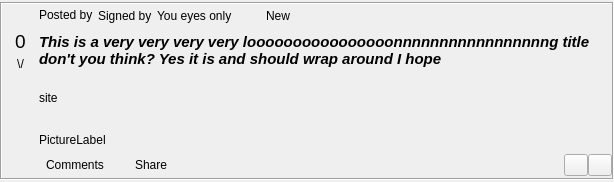
<?xml version="1.0" encoding="UTF-8"?>
<ui version="4.0">
 <class>PostedCardView</class>
 <widget class="QWidget" name="PostedCardView">
  <property name="geometry">
   <rect>
    <x>0</x>
    <y>0</y>
    <width>614</width>
    <height>182</height>
   </rect>
  </property>
  <property name="windowTitle">
   <string notr="true"/>
  </property>
  <property name="styleSheet">
   <string notr="true"/>
  </property>
  <layout class="QGridLayout" name="gridLayout_3">
   <property name="leftMargin">
    <number>0</number>
   </property>
   <property name="topMargin">
    <number>0</number>
   </property>
   <property name="rightMargin">
    <number>0</number>
   </property>
   <property name="bottomMargin">
    <number>0</number>
   </property>
   <property name="spacing">
    <number>0</number>
   </property>
   <item row="0" column="0">
    <widget class="QFrame" name="feedFrame">
     <property name="sizePolicy">
      <sizepolicy hsizetype="Expanding" vsizetype="Fixed">
       <horstretch>0</horstretch>
       <verstretch>0</verstretch>
      </sizepolicy>
     </property>
     <property name="autoFillBackground">
      <bool>false</bool>
     </property>
     <property name="frameShape">
      <enum>QFrame::Box</enum>
     </property>
     <property name="frameShadow">
      <enum>QFrame::Sunken</enum>
     </property>
     <layout class="QGridLayout" name="feedFrame_GL">
      <property name="leftMargin">
       <number>0</number>
      </property>
      <property name="topMargin">
       <number>0</number>
      </property>
      <property name="rightMargin">
       <number>0</number>
      </property>
      <property name="bottomMargin">
       <number>2</number>
      </property>
      <property name="horizontalSpacing">
       <number>0</number>
      </property>
      <property name="verticalSpacing">
       <number>6</number>
      </property>
      <item row="1" column="1">
       <widget class="QLabel" name="titleLabel">
        <property name="sizePolicy">
         <sizepolicy hsizetype="MinimumExpanding" vsizetype="Expanding">
          <horstretch>0</horstretch>
          <verstretch>0</verstretch>
         </sizepolicy>
        </property>
        <property name="font">
         <font>
          <pointsize>11</pointsize>
          <weight>75</weight>
          <italic>true</italic>
          <bold>true</bold>
         </font>
        </property>
        <property name="text">
         <string notr="true">This is a very very very very loooooooooooooooonnnnnnnnnnnnnnnnng title don't you think? Yes it is and should wrap around I hope</string>
        </property>
        <property name="alignment">
         <set>Qt::AlignLeading|Qt::AlignLeft|Qt::AlignTop</set>
        </property>
        <property name="wordWrap">
         <bool>true</bool>
        </property>
        <property name="openExternalLinks">
         <bool>true</bool>
        </property>
        <property name="textInteractionFlags">
         <set>Qt::LinksAccessibleByMouse|Qt::TextSelectableByMouse</set>
        </property>
       </widget>
      </item>
      <item row="2" column="1">
       <widget class="QLabel" name="siteLabel">
        <property name="sizePolicy">
         <sizepolicy hsizetype="Expanding" vsizetype="Preferred">
          <horstretch>0</horstretch>
          <verstretch>0</verstretch>
         </sizepolicy>
        </property>
        <property name="text">
         <string notr="true">site</string>
        </property>
        <property name="openExternalLinks">
         <bool>true</bool>
        </property>
       </widget>
      </item>
      <item row="0" column="1">
       <layout class="QHBoxLayout" name="horizontalLayout_2">
        <property name="spacing">
         <number>5</number>
        </property>
        <property name="leftMargin">
         <number>0</number>
        </property>
        <property name="rightMargin">
         <number>6</number>
        </property>
        <item>
         <widget class="QLabel" name="fromBoldLabel">
          <property name="sizePolicy">
           <sizepolicy hsizetype="Preferred" vsizetype="Fixed">
            <horstretch>0</horstretch>
            <verstretch>0</verstretch>
           </sizepolicy>
          </property>
          <property name="font">
           <font>
            <weight>50</weight>
            <bold>false</bold>
           </font>
          </property>
          <property name="text">
           <string>Posted by</string>
          </property>
         </widget>
        </item>
        <item>
         <widget class="GxsIdLabel" name="fromLabel">
          <property name="sizePolicy">
           <sizepolicy hsizetype="Minimum" vsizetype="Preferred">
            <horstretch>0</horstretch>
            <verstretch>0</verstretch>
           </sizepolicy>
          </property>
          <property name="text">
           <string notr="true">Signed by</string>
          </property>
          <property name="openExternalLinks">
           <bool>true</bool>
          </property>
         </widget>
        </item>
        <item>
         <widget class="QLabel" name="dateLabel">
          <property name="sizePolicy">
           <sizepolicy hsizetype="Minimum" vsizetype="Preferred">
            <horstretch>0</horstretch>
            <verstretch>0</verstretch>
           </sizepolicy>
          </property>
          <property name="text">
           <string notr="true">You eyes only</string>
          </property>
          <property name="openExternalLinks">
           <bool>true</bool>
          </property>
         </widget>
        </item>
        <item>
         <widget class="QToolButton" name="readButton">
          <property name="maximumSize">
           <size>
            <width>24</width>
            <height>16777215</height>
           </size>
          </property>
          <property name="focusPolicy">
           <enum>Qt::NoFocus</enum>
          </property>
          <property name="toolTip">
           <string>Toggle Message Read Status</string>
          </property>
          <property name="icon">
           <iconset resource="../images.qrc">
            <normaloff>:/images/message-state-unread.png</normaloff>:/images/message-state-unread.png</iconset>
          </property>
          <property name="checkable">
           <bool>true</bool>
          </property>
          <property name="checked">
           <bool>false</bool>
          </property>
          <property name="autoRaise">
           <bool>true</bool>
          </property>
         </widget>
        </item>
        <item>
         <widget class="QLabel" name="newLabel">
          <property name="text">
           <string>New</string>
          </property>
         </widget>
        </item>
        <item>
         <spacer name="horizontalSpacer_4">
          <property name="orientation">
           <enum>Qt::Horizontal</enum>
          </property>
          <property name="sizeType">
           <enum>QSizePolicy::Expanding</enum>
          </property>
          <property name="sizeHint" stdset="0">
           <size>
            <width>70</width>
            <height>20</height>
           </size>
          </property>
         </spacer>
        </item>
       </layout>
      </item>
      <item row="0" column="0" rowspan="6">
       <widget class="QFrame" name="voteFrame">
        <property name="minimumSize">
         <size>
          <width>37</width>
          <height>0</height>
         </size>
        </property>
        <property name="styleSheet">
         <string notr="true"/>
        </property>
        <property name="frameShape">
         <enum>QFrame::NoFrame</enum>
        </property>
        <property name="frameShadow">
         <enum>QFrame::Plain</enum>
        </property>
        <layout class="QVBoxLayout" name="verticalLayout">
         <property name="spacing">
          <number>0</number>
         </property>
         <property name="leftMargin">
          <number>3</number>
         </property>
         <property name="topMargin">
          <number>3</number>
         </property>
         <property name="rightMargin">
          <number>3</number>
         </property>
         <property name="bottomMargin">
          <number>3</number>
         </property>
         <item>
          <widget class="QToolButton" name="voteUpButton">
           <property name="sizePolicy">
            <sizepolicy hsizetype="Preferred" vsizetype="Preferred">
             <horstretch>0</horstretch>
             <verstretch>0</verstretch>
            </sizepolicy>
           </property>
           <property name="toolTip">
            <string>Vote up</string>
           </property>
           <property name="text">
            <string/>
           </property>
           <property name="icon">
            <iconset resource="Posted_images.qrc">
             <normaloff>:/images/up-arrow.png</normaloff>:/images/up-arrow.png</iconset>
           </property>
           <property name="autoRaise">
            <bool>true</bool>
           </property>
          </widget>
         </item>
         <item>
          <widget class="QLabel" name="scoreLabel">
           <property name="font">
            <font>
             <pointsize>14</pointsize>
            </font>
           </property>
           <property name="text">
            <string>0</string>
           </property>
           <property name="alignment">
            <set>Qt::AlignCenter</set>
           </property>
          </widget>
         </item>
         <item>
          <widget class="QToolButton" name="voteDownButton">
           <property name="sizePolicy">
            <sizepolicy hsizetype="Preferred" vsizetype="Preferred">
             <horstretch>0</horstretch>
             <verstretch>0</verstretch>
            </sizepolicy>
           </property>
           <property name="minimumSize">
            <size>
             <width>0</width>
             <height>0</height>
            </size>
           </property>
           <property name="toolTip">
            <string>Vote down</string>
           </property>
           <property name="styleSheet">
            <string notr="true"/>
           </property>
           <property name="text">
            <string>\/</string>
           </property>
           <property name="icon">
            <iconset resource="Posted_images.qrc">
             <normaloff>:/images/down-arrow.png</normaloff>:/images/down-arrow.png</iconset>
           </property>
           <property name="autoRaise">
            <bool>true</bool>
           </property>
          </widget>
         </item>
         <item>
          <spacer name="verticalSpacer">
           <property name="orientation">
            <enum>Qt::Vertical</enum>
           </property>
           <property name="sizeType">
            <enum>QSizePolicy::Expanding</enum>
           </property>
           <property name="sizeHint" stdset="0">
            <size>
             <width>20</width>
             <height>5</height>
            </size>
           </property>
          </spacer>
         </item>
        </layout>
       </widget>
      </item>
      <item row="5" column="1">
       <layout class="QHBoxLayout" name="horizontalLayout">
        <item>
         <widget class="QToolButton" name="commentButton">
          <property name="text">
           <string>Comments</string>
          </property>
          <property name="icon">
           <iconset resource="Posted_images.qrc">
            <normaloff>:/images/comments.png</normaloff>:/images/comments.png</iconset>
          </property>
          <property name="toolButtonStyle">
           <enum>Qt::ToolButtonTextBesideIcon</enum>
          </property>
          <property name="autoRaise">
           <bool>true</bool>
          </property>
         </widget>
        </item>
        <item>
         <widget class="QPushButton" name="shareButton">
          <property name="text">
           <string>Share</string>
          </property>
          <property name="icon">
           <iconset resource="Posted_images.qrc">
            <normaloff>:/images/share.png</normaloff>:/images/share.png</iconset>
          </property>
          <property name="flat">
           <bool>true</bool>
          </property>
         </widget>
        </item>
        <item>
         <spacer name="horizontalSpacer_3">
          <property name="orientation">
           <enum>Qt::Horizontal</enum>
          </property>
          <property name="sizeHint" stdset="0">
           <size>
            <width>308</width>
            <height>20</height>
           </size>
          </property>
         </spacer>
        </item>
        <item>
         <widget class="QPushButton" name="readAndClearButton">
          <property name="maximumSize">
           <size>
            <width>24</width>
            <height>16777215</height>
           </size>
          </property>
          <property name="focusPolicy">
           <enum>Qt::NoFocus</enum>
          </property>
          <property name="toolTip">
           <string>Set as read and remove item</string>
          </property>
          <property name="icon">
           <iconset resource="../icons.qrc">
            <normaloff>:/icons/png/correct.png</normaloff>:/icons/png/correct.png</iconset>
          </property>
         </widget>
        </item>
        <item>
         <widget class="QPushButton" name="clearButton">
          <property name="maximumSize">
           <size>
            <width>24</width>
            <height>16777215</height>
           </size>
          </property>
          <property name="focusPolicy">
           <enum>Qt::NoFocus</enum>
          </property>
          <property name="toolTip">
           <string>Remove Item</string>
          </property>
          <property name="icon">
           <iconset resource="../icons.qrc">
            <normaloff>:/icons/png/exit2.png</normaloff>:/icons/png/exit2.png</iconset>
          </property>
         </widget>
        </item>
       </layout>
      </item>
      <item row="3" column="1">
       <widget class="QLabel" name="notes">
        <property name="text">
         <string/>
        </property>
        <property name="wordWrap">
         <bool>true</bool>
        </property>
        <property name="openExternalLinks">
         <bool>true</bool>
        </property>
        <property name="textInteractionFlags">
         <set>Qt::LinksAccessibleByMouse|Qt::TextSelectableByKeyboard|Qt::TextSelectableByMouse</set>
        </property>
       </widget>
      </item>
      <item row="4" column="1">
       <widget class="QFrame" name="picture_frame">
        <layout class="QHBoxLayout" name="horizontalPictureLayout">
         <property name="leftMargin">
          <number>0</number>
         </property>
         <property name="topMargin">
          <number>0</number>
         </property>
         <property name="rightMargin">
          <number>0</number>
         </property>
         <property name="bottomMargin">
          <number>0</number>
         </property>
         <item>
          <widget class="QLabel" name="pictureLabel">
           <property name="text">
            <string>PictureLabel</string>
           </property>
           <property name="scaledContents">
            <bool>true</bool>
           </property>
          </widget>
         </item>
         <item>
          <spacer name="horizontalSpacer">
           <property name="orientation">
            <enum>Qt::Horizontal</enum>
           </property>
           <property name="sizeHint" stdset="0">
            <size>
             <width>268</width>
             <height>17</height>
            </size>
           </property>
          </spacer>
         </item>
        </layout>
       </widget>
      </item>
     </layout>
    </widget>
   </item>
  </layout>
 </widget>
 <customwidgets>
  <customwidget>
   <class>GxsIdLabel</class>
   <extends>QLabel</extends>
   <header>gui/gxs/GxsIdLabel.h</header>
  </customwidget>
 </customwidgets>
 <resources>
  <include location="../images.qrc"/>
  <include location="../icons.qrc"/>
  <include location="Posted_images.qrc"/>
 </resources>
 <connections/>
</ui>
